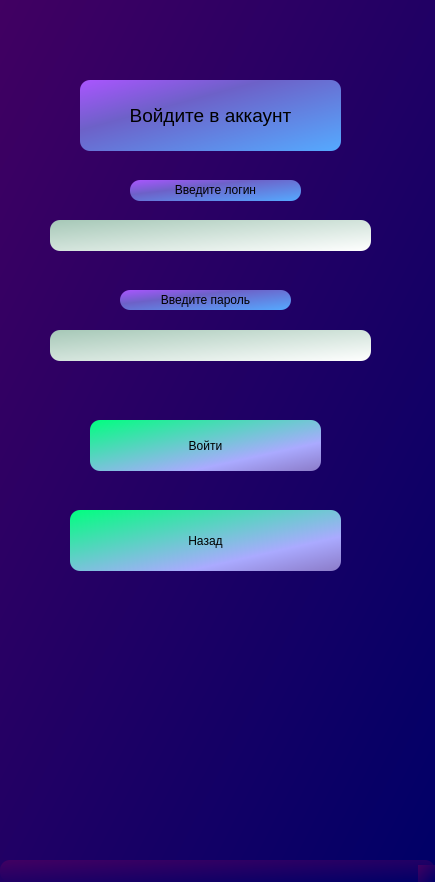
<?xml version="1.0" encoding="UTF-8"?>
<ui version="4.0">
 <class>MainWindow</class>
 <widget class="QMainWindow" name="MainWindow">
  <property name="geometry">
   <rect>
    <x>0</x>
    <y>0</y>
    <width>435</width>
    <height>882</height>
   </rect>
  </property>
  <property name="windowTitle">
   <string>MainWindow</string>
  </property>
  <property name="styleSheet">
   <string notr="true">background-color: qlineargradient(spread:pad, x1:0, y1:0, x2:1, y2:1, stop:0 rgba(65, 0, 98, 255), stop:1 rgba(0, 0, 103, 255));
border-radius: 10px;
</string>
  </property>
  <widget class="QWidget" name="centralwidget">
   <widget class="QLabel" name="info">
    <property name="geometry">
     <rect>
      <x>80</x>
      <y>80</y>
      <width>261</width>
      <height>71</height>
     </rect>
    </property>
    <property name="styleSheet">
     <string notr="true">background-color: qlineargradient(spread:pad, x1:0, y1:0, x2:1, y2:1, stop:0 rgba(170, 85, 255, 255), stop:0.353234 rgba(109, 97, 200, 255), stop:1 rgba(85, 170, 255, 255));</string>
    </property>
    <property name="text">
     <string>&lt;html&gt;&lt;head/&gt;&lt;body&gt;&lt;p align=&quot;center&quot;&gt;&lt;span style=&quot; font-size:14pt;&quot;&gt;Войдите в аккаунт&lt;/span&gt;&lt;/p&gt;&lt;/body&gt;&lt;/html&gt;</string>
    </property>
   </widget>
   <widget class="QLineEdit" name="edit_login">
    <property name="geometry">
     <rect>
      <x>50</x>
      <y>220</y>
      <width>321</width>
      <height>31</height>
     </rect>
    </property>
    <property name="styleSheet">
     <string notr="true">background-color: qlineargradient(spread:pad, x1:0, y1:0, x2:1, y2:1, stop:0 rgba(166, 200, 183, 255), stop:1 rgba(255, 255, 255, 255));</string>
    </property>
   </widget>
   <widget class="QLabel" name="lab_login">
    <property name="geometry">
     <rect>
      <x>130</x>
      <y>180</y>
      <width>171</width>
      <height>21</height>
     </rect>
    </property>
    <property name="styleSheet">
     <string notr="true">background-color: qlineargradient(spread:pad, x1:0, y1:0, x2:1, y2:1, stop:0 rgba(170, 85, 255, 255), stop:0.353234 rgba(109, 97, 200, 255), stop:1 rgba(85, 170, 255, 255));</string>
    </property>
    <property name="text">
     <string>&lt;html&gt;&lt;head/&gt;&lt;body&gt;&lt;p align=&quot;center&quot;&gt;Введите логин&lt;/p&gt;&lt;/body&gt;&lt;/html&gt;</string>
    </property>
   </widget>
   <widget class="QLabel" name="lab_password">
    <property name="geometry">
     <rect>
      <x>120</x>
      <y>290</y>
      <width>171</width>
      <height>20</height>
     </rect>
    </property>
    <property name="styleSheet">
     <string notr="true">background-color: qlineargradient(spread:pad, x1:0, y1:0, x2:1, y2:1, stop:0 rgba(170, 85, 255, 255), stop:0.353234 rgba(109, 97, 200, 255), stop:1 rgba(85, 170, 255, 255));</string>
    </property>
    <property name="text">
     <string>&lt;html&gt;&lt;head/&gt;&lt;body&gt;&lt;p align=&quot;center&quot;&gt;Введите пароль&lt;/p&gt;&lt;/body&gt;&lt;/html&gt;</string>
    </property>
   </widget>
   <widget class="QLineEdit" name="edit_password">
    <property name="geometry">
     <rect>
      <x>50</x>
      <y>330</y>
      <width>321</width>
      <height>31</height>
     </rect>
    </property>
    <property name="styleSheet">
     <string notr="true">background-color: qlineargradient(spread:pad, x1:0, y1:0, x2:1, y2:1, stop:0 rgba(166, 200, 183, 255), stop:1 rgba(255, 255, 255, 255));</string>
    </property>
   </widget>
   <widget class="QPushButton" name="btn_enter">
    <property name="geometry">
     <rect>
      <x>90</x>
      <y>420</y>
      <width>231</width>
      <height>51</height>
     </rect>
    </property>
    <property name="styleSheet">
     <string notr="true">background-color: qlineargradient(spread:pad, x1:0, y1:0, x2:1, y2:1, stop:0 rgba(0, 255, 127, 255), stop:0.716418 rgba(170, 170, 255, 255), stop:1 rgba(139, 123, 200, 255));</string>
    </property>
    <property name="text">
     <string>Войти</string>
    </property>
   </widget>
   <widget class="QPushButton" name="btn_go_back">
    <property name="geometry">
     <rect>
      <x>70</x>
      <y>510</y>
      <width>271</width>
      <height>61</height>
     </rect>
    </property>
    <property name="styleSheet">
     <string notr="true">background-color: qlineargradient(spread:pad, x1:0, y1:0, x2:1, y2:1, stop:0 rgba(0, 255, 127, 255), stop:0.716418 rgba(170, 170, 255, 255), stop:1 rgba(139, 123, 200, 255));</string>
    </property>
    <property name="text">
     <string>Назад</string>
    </property>
   </widget>
  </widget>
  <widget class="QMenuBar" name="menubar">
   <property name="geometry">
    <rect>
     <x>0</x>
     <y>0</y>
     <width>435</width>
     <height>26</height>
    </rect>
   </property>
  </widget>
  <widget class="QStatusBar" name="statusbar"/>
 </widget>
 <resources/>
 <connections/>
</ui>
